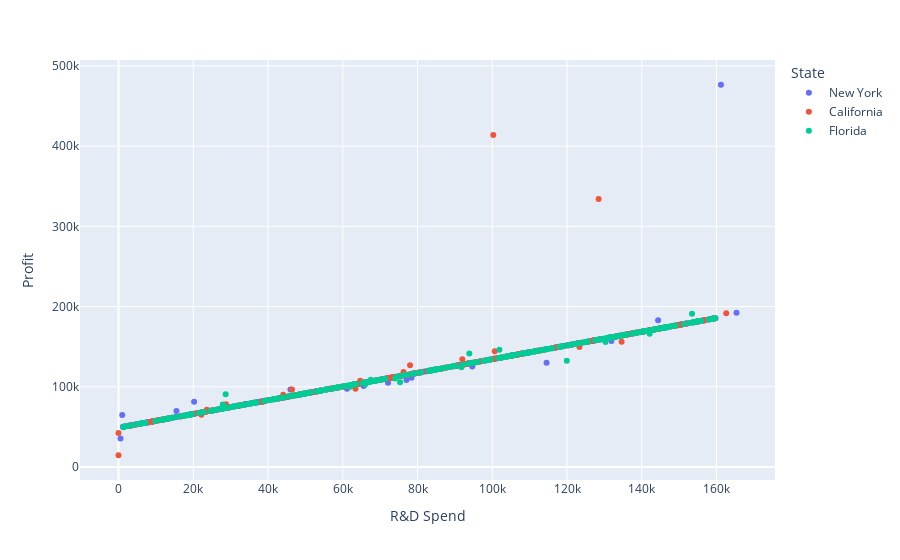

Notebook cell for this chart:
### Code cell
px.scatter(df, x="R&D Spend", y="Profit", color='State')

### Figure 1 — Plotly figure (JSON) as saved in the notebook; plotly's stock layout.template omitted (floating-point values rounded to 4 significant figures; data arrays with more than 128 entries replaced by an {"elided": "..."} marker saying what was removed)
{"data": [{"hovertemplate": "State=New York<br>R&D Spend=%{x}<br>Profit=%{y}<extra></extra>", "legendgroup": "New York", "marker": {"color": "#636efa", "symbol": "circle"}, "mode": "markers", "name": "New York", "orientation": "v", "showlegend": true, "type": "scatter", "x": {"elided": "334 float values"}, "xaxis": "x", "y": {"elided": "334 float values"}, "yaxis": "y"}, {"hovertemplate": "State=California<br>R&D Spend=%{x}<br>Profit=%{y}<extra></extra>", "legendgroup": "California", "marker": {"color": "#EF553B", "symbol": "circle"}, "mode": "markers", "name": "California", "orientation": "v", "showlegend": true, "type": "scatter", "x": {"elided": "344 float values"}, "xaxis": "x", "y": {"elided": "344 float values"}, "yaxis": "y"}, {"hovertemplate": "State=Florida<br>R&D Spend=%{x}<br>Profit=%{y}<extra></extra>", "legendgroup": "Florida", "marker": {"color": "#00cc96", "symbol": "circle"}, "mode": "markers", "name": "Florida", "orientation": "v", "showlegend": true, "type": "scatter", "x": {"elided": "322 float values"}, "xaxis": "x", "y": {"elided": "322 float values"}, "yaxis": "y"}], "layout": {"autosize": true, "legend": {"title": {"text": "State"}, "tracegroupgap": 0}, "margin": {"t": 60}, "xaxis": {"anchor": "y", "autorange": true, "domain": [0, 1], "range": [-10290.0, 175600.0], "title": {"text": "R&D Spend"}, "type": "linear"}, "yaxis": {"anchor": "x", "autorange": true, "domain": [0, 1], "range": [-21080.0, 512200.0], "title": {"text": "Profit"}, "type": "linear"}}}
